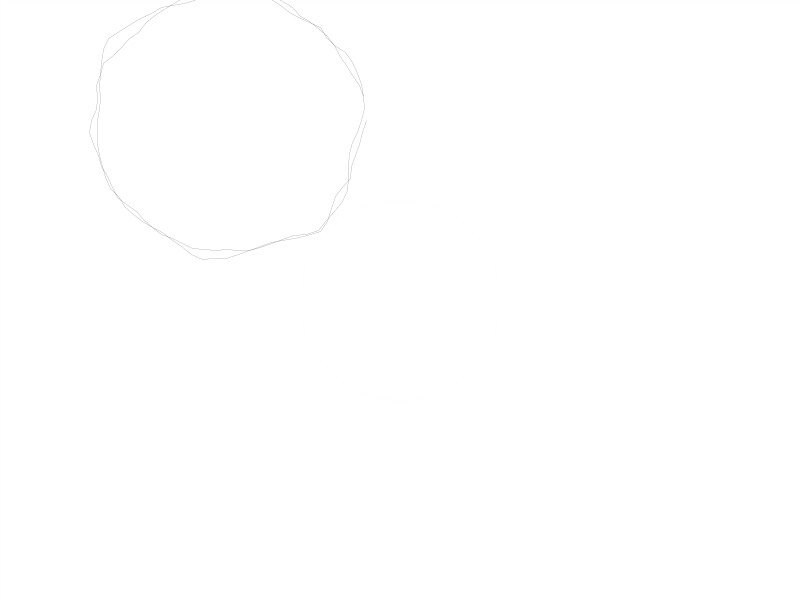
Frame 1 (no input)
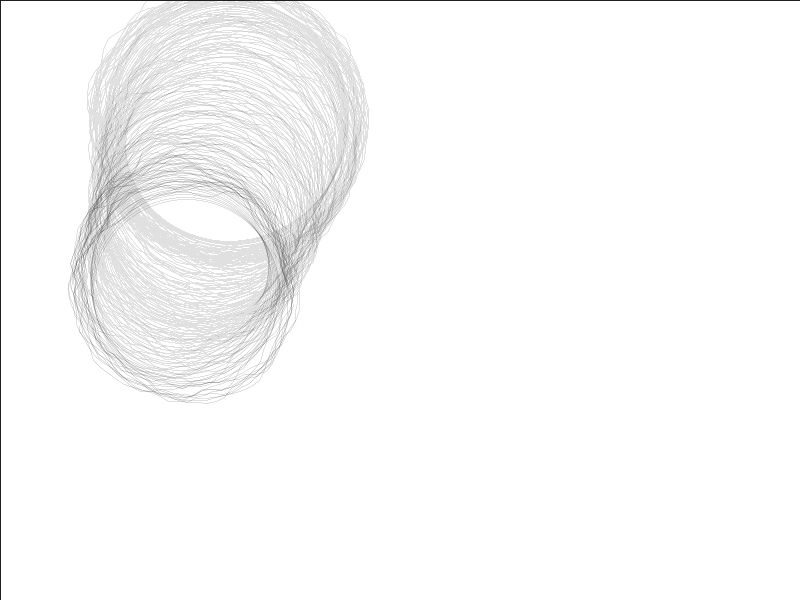
Frame 60 (the mouse pressed at the canvas centre just before this capture)
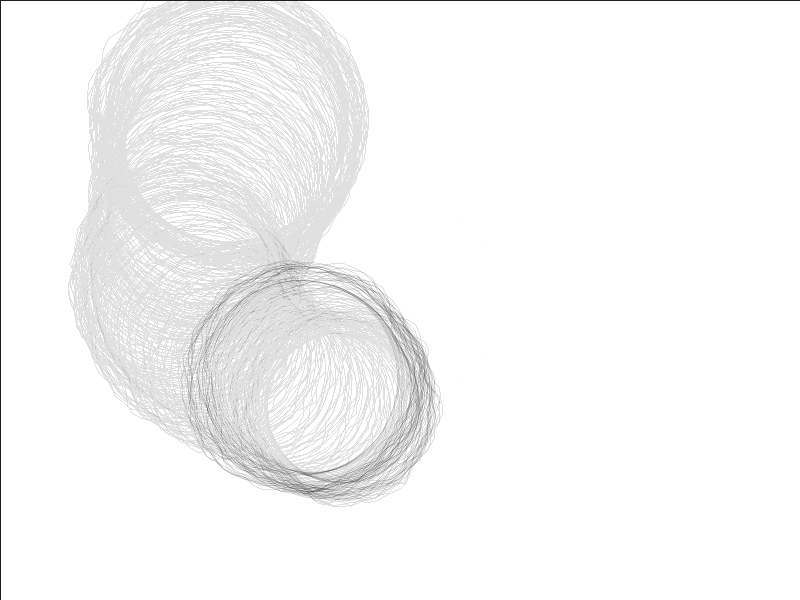
Frame 120 (the mouse held since frame 60 and released just before this capture)

The Processing sketch that drew these frames (run headless with seeded random() and noise(); from frame 60 on, the mouse is pressed at the canvas centre):

// Processing sketch: circleNoise
// ── circleNoise.pde

float radius = 100; 
float centX = 400; 
float centY = 300;
float t;
float t2;


void setup(){
  size(800,600); 
  background(255); 
  strokeWeight(0.1); 
  smooth();
  stroke(0,8);
  noFill(); 
  frameRate(60);
  
  t = 0;
}

void draw(){
  fill(255,4);
  //background(255);
  
  rect(0,0,width,height);
  /*beginShape();
  vertex(width/2, height/2);
  vertex(width/2+50, height/2-100);
  vertex(width/2-50, height/2-100);
  endShape(CLOSE);*/
  ellipse(centX,centY,radius*2,radius*2);
  stroke(0);
  float x, y;
  radius= 200 * noise(t2);
  beginShape();
  
  centX=width*(noise(t2+5));
  centY=height*(noise(t2+15));
  
  for (float ang = 0; ang <= 720; ang += 5) {
  //radius += 0.1;
  float thisRadius = radius + (30*noise(t));
  float rad = radians(ang);
  x = centX + (thisRadius * cos(rad));
  y = centY + (thisRadius * sin(rad)); 
  vertex(x,y);
  t +=0.2;
  }
  endShape();
  println(random(0,1));
  t2 += 0.008;

}

float customNoise(float value) { 
    
    float retValue = pow(sin(value), 3);
    return retValue;
}
